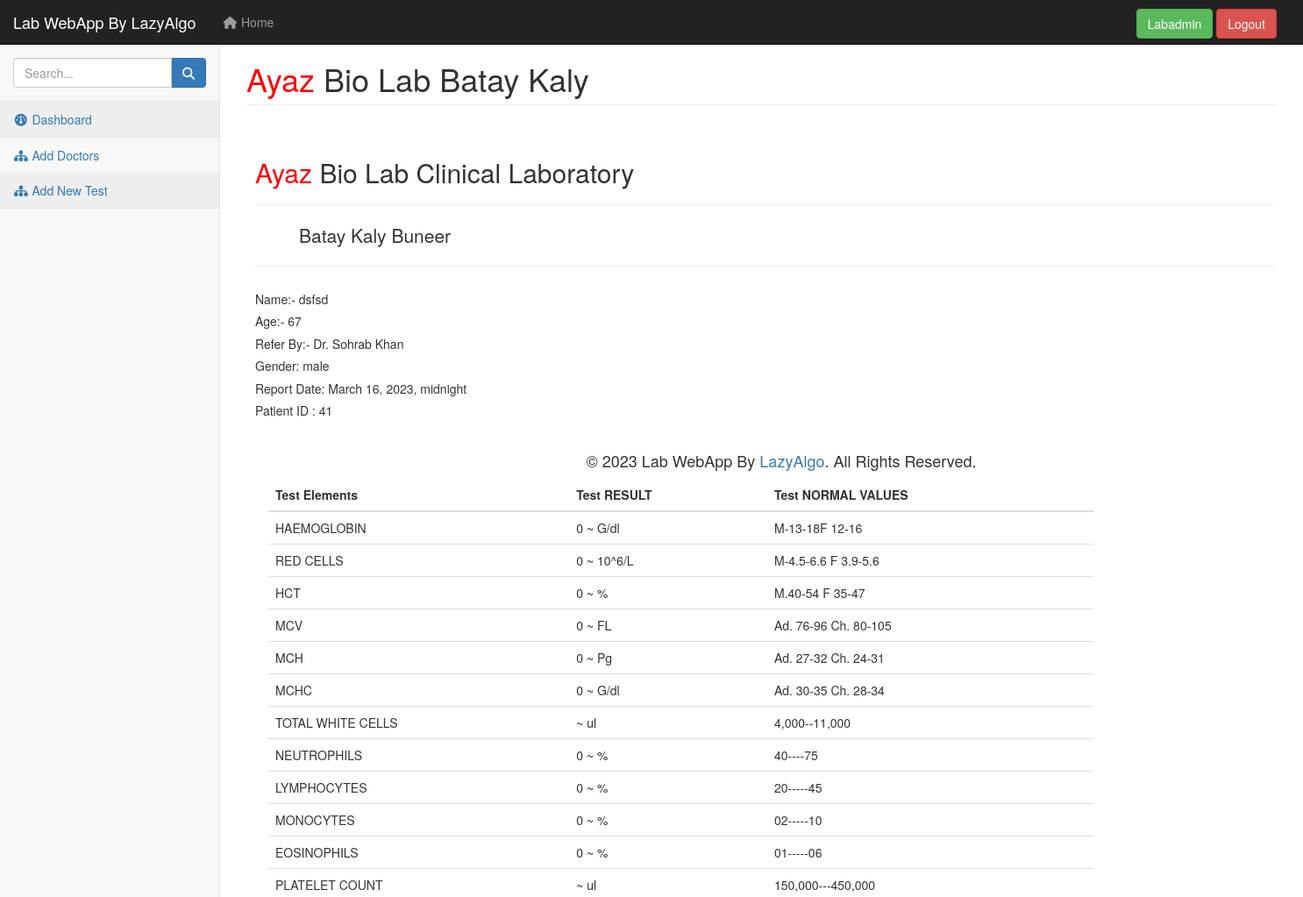
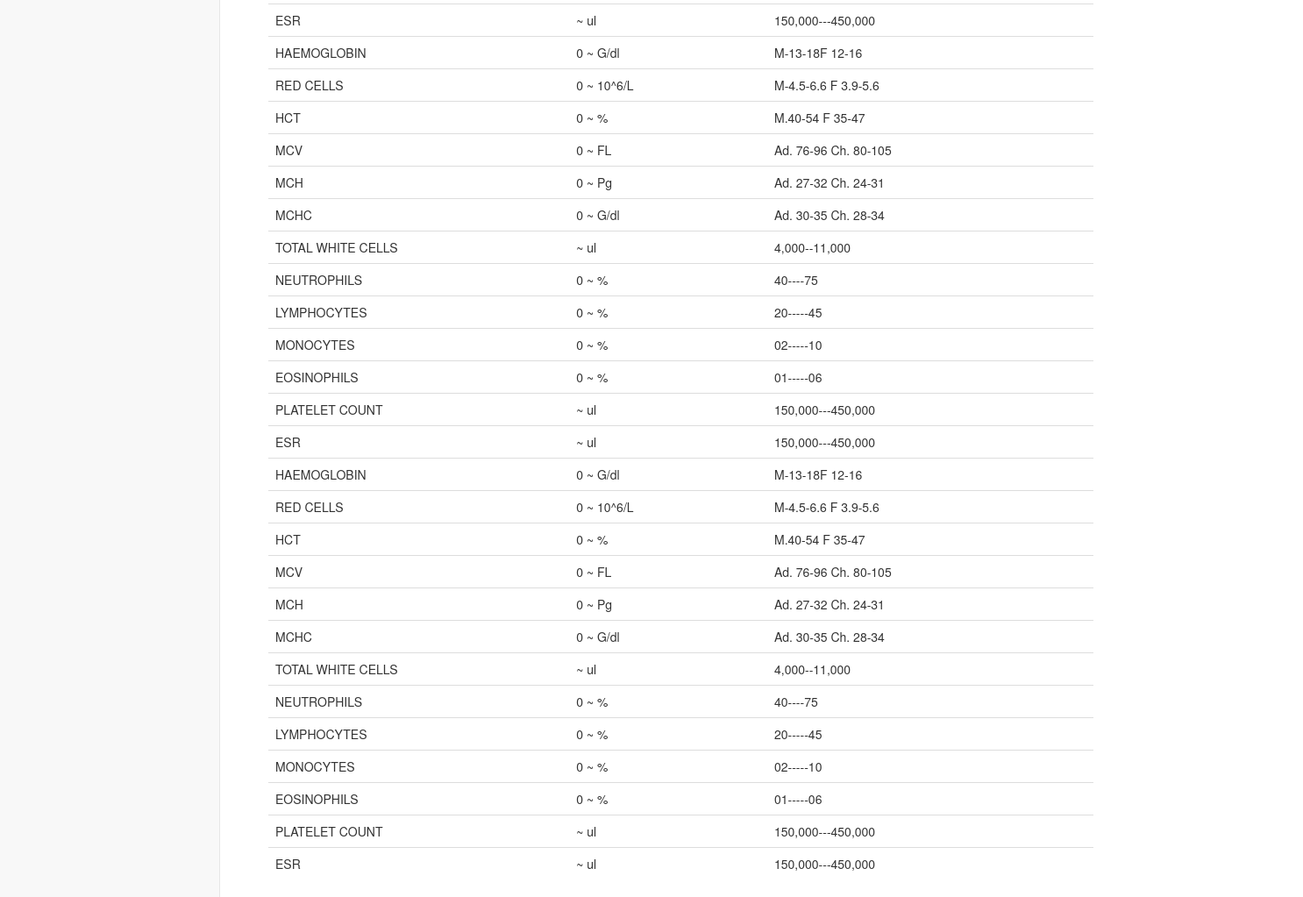
Page /Test-Result/41/ (signed in) on the committed database (2 pictures, top to bottom).
### app/models.py (models this page shows, shortened)
class Patient(models.Model):
    doctor = models.ForeignKey(Doctor, on_delete=models.DO_NOTHING)
    name = models.CharField(max_length=32)
    gender = models.CharField(choices=Patient_Gender, default="Male", max_length=10)
    age = models.IntegerField()
    report_date = models.DateTimeField(default=timezone.now)
    update_at = models.DateTimeField(auto_now=True)
    address = models.CharField(max_length=100)

class Doctor(models.Model):
    name = models.CharField(max_length=32)
    address = models.CharField( blank=True ,max_length=50)
    phone_number = models.CharField(max_length=13,blank=True)
    created_at = models.DateTimeField(auto_now_add=True)
    updated_at = models.DateTimeField(auto_now=True)
    def __str__(self):
        return self.name

class CBCTest(models.Model):
    patient = models.ForeignKey(Patient, related_name='cbc_tests', on_delete=models.CASCADE)
    Haemoglobin1 = models.CharField(max_length=20, blank=True)
    Total_RBC = models.CharField(max_length=20, blank=True)
    HCT = models.CharField(max_length=20, blank=True)
    MCV = models.CharField(max_length=20, blank=True)
    MCH = models.CharField(max_length=20, blank=True)
    MCHC = models.CharField(max_length=20, blank=True)
    Total_WBC = models.CharField(max_length=20, blank=True)
    Neutrophils = models.CharField(max_length=20, blank=True)
    Lymphocytes = models.CharField(max_length=20, blank=True)
    Monocytes = models.CharField(max_length=20, blank=True)
    Eosonophils = models.CharField(max_length=20, blank=True)
    Platelet = models.CharField(max_length=20, blank=True)
    Basophils = models.CharField(max_length=20, blank=True)
    ESR = models.CharField(max_length=20, blank=True)

### app/views.py (the view)
# urls.py: path('Test-Result/<int:pk>/', views.testresult, name='result'),
@login_required
def testresult(request, pk):
    patient = Patient.objects.get(pk=pk)
    cbc_tests = patient.cbc_tests.all()
    biochemistry_tests = patient.bio_chemistry_tests.all()
    stoolre_tests = patient.stoolre_tests.all()
    urine_tests = patient.urine_tests.all()
    serology_tests = patient.serology_tests.all()
    semen_tests = patient.semen_tests.all()
    crp_tests = patient.crp_tests.all()
    thyroid_tests = patient.thyroid_tests.all()
    kedney_function_tests = patient.kedney_function_tests.all()
    liver_function_tests = patient.liver_function_tests.all()
    glucose_bf_tests = patient.glucose_bf_tests.all()
    return render(request, 'app/generate_result.html',
                  {'patient': patient, 'cbc_tests': cbc_tests,
                    'biochemistry_tests': biochemistry_tests, 'stoolre_tests': stoolre_tests,
                        'urine_tests':urine_tests,'serology_tests':serology_tests,'semen_tests':semen_tests,
                            'crp_tests':crp_tests, 'thyroid_tests':thyroid_tests, 'kedney_function_tests':kedney_function_tests,
                                'liver_function_tests':liver_function_tests, 'glucose_bf_tests':glucose_bf_tests,})

### app/templates/app/generate_result.html (shortened to what this page needs)
{% extends 'app/base.html' %}
{% load static %}
{% block content %}
<div style="background-color: white; margin-left: 1rem;" class="container-fluid pt-4">
    <div class="row">
        <div class="col-4">
        </div>
        <div class="col-8 mt-3">
            <h2><span class="opacity-50" style="color:red;" > Ayaz </span>Bio Lab Clinical Laboratory</h2>
            <hr>
            <h4 style="margin-left: 5rem; margin-top: 10px;" class="lead hi">Batay Kaly Buneer</h4>
            <hr>
        </div>
    </div>
    <div class="row my-2">
        <div class="col-4">
            <h5>Name:- {{patient.name}} </h5>
            {% if patient.age == None %}
            <h5>Age:- </h5>
            {% else %}
            <h5>Age:- {{patient.age}}</h5>
            {% endif %}
            <h5>Refer By:- {{patient.doctor | title }}</h5>
        </div>
        <div class="col-4">
            <h5>Gender: {{patient.gender}}</h5>
        </div>
        <div class="col-4">
            <h5>Report Date: {{patient.report_date}}</h5>
            <h5>Patient ID : {{patient.id}}</h5>
        </div>
    </div>
    {% if cbc_tests or biochemistry_tests or stoolre_tests or urine_tests or semen_tests or crp_tests or thyroid_tests or kedney_function_tests or liver_function_tests or glucose_bf_tests %}
    <div class="row">
        <div class="col-lg-10 fs-sm-6">
            <table class="table mb-5">
                <thead class="bg-light">
                        <tr>
                            <th scope="col">Test Elements</th>
                            <th scope="col">Test RESULT</th>
                            <th scope="col">Test NORMAL VALUES</th>
                        </tr>
                    </thead>
                    <tbody>
                    {% if cbc_tests %}
                        <div class="this">
                            {% for test in cbc_tests %}
                            <tr>
                                <td>HAEMOGLOBIN</td>
                                <td class="tr">{{test.Haemoglobin1}}    ~ G/dl</td>
                                <td>M-13-18F 12-16</td>
                            </tr>
                            <tr>
                                <td>RED CELLS</td>
                                <td class="tr">{{test.Total_RBC}}    ~ 10^6/L</td>
                                <td>M-4.5-6.6 F 3.9-5.6</td>
                            </tr>
                            <tr>
                                <td>HCT</td>
                                <td class="tr">{{test.HCT}}    ~ %</td>
                                <td>M.40-54 F 35-47</td>
                            </tr>
                            <tr>
                                <td>MCV</td>
                                <td class="tr">{{test.MCV}}    ~ FL</td>
                                <td>Ad. 76-96 Ch. 80-105</td>
                            </tr>
                            <tr>
                                <td>MCH</td>
                                <td class="tr">{{test.MCH}}    ~ Pg</td>
                                <td>Ad. 27-32 Ch. 24-31</td>
                            </tr>
                            <tr>
                                <td>MCHC</td>
                                <td class="tr">{{test.MCHC}}    ~ G/dl</td>
                                <td>Ad. 30-35 Ch. 28-34</td>
                            </tr>
                            <tr>
                                <td>TOTAL WHITE CELLS</td>
                                <td class="tr">{{test.Total_WBC}}    ~ ul</td>
                                <td>4,000--11,000</td>
                            </tr>
                            <tr>
                                <td>NEUTROPHILS</td>
                                <td class="tr">{{test.Neutrophils}}    ~ %</td>
                                <td>40----75</td>
                            </tr>
                            <tr>
                                <td>LYMPHOCYTES</td>
                                <td class="tr">{{test.Lymphocytes}}    ~ %</td>
                                <td>20-----45</td>
                            </tr>
                            <tr>
                                <td>MONOCYTES</td>
                                <td class="tr">{{test.Monocytes}}    ~ %</td>
                                <td>02-----10</td>
                            </tr>
                            <tr>
                                <td>EOSINOPHILS</td>
                                <td class="tr">{{test.Eosonophils}}    ~ %</td>
                                <td>01-----06</td>
                            </tr>
                            <tr>
                                <td>PLATELET COUNT</td>
                                <td class="tr">{{test.Platelet}}    ~ ul</td>
                                <td>150,000---450,000</td>
                            </tr>
                            <tr>
                                <td>ESR</td>
                                <td class="tr">{{test.ESR}}    ~ ul</td>
                                <td>150,000---450,000</td>
                            </tr>
                            {% endfor %}
                        </div>
                    {% endif %}
    {% endif %}
    </div>
</div>
{% endblock content %}

### app/templates/app/base.html (shortened to what this page needs)
{% load static %}
<!DOCTYPE html>
<html lang="en">
<head>
    <link href="{% static 'app/css/bootstrap.min.css' %}" rel="stylesheet">
    <link href="{% static 'app/css/metisMenu.min.css' %}" rel="stylesheet">
    <link href="{% static 'app/css/timeline.css' %}" rel="stylesheet">
    <link href="{% static 'app/css/startmin.css' %}" rel="stylesheet">
    <link href="{% static 'app/css/morris.css' %}" rel="stylesheet">
    <link href="{% static 'app/css/font-awesome.min.css' %}" rel="stylesheet" type="text/css">
    <link rel="stylesheet" href="https://cdnjs.cloudflare.com/ajax/libs/font-awesome/6.3.0/css/all.min.css" />
</head>
<body>
<div id="wrapper">
    <nav class="navbar navbar-inverse navbar-fixed-top" role="navigation">
        <div class="navbar-header">
            <a class="navbar-brand" href="#">Lab WebApp By LazyAlgo</a>
        </div>
        <ul class="nav navbar-nav navbar-left navbar-top-links">
            <li><a href="{% url 'home' %}"><i class="fa fa-home fa-fw"></i> Home</a></li>
        </ul>
        <ul class="nav navbar-right navbar-top-links">
        <div style="margin-top:1rem; margin-right:3rem;">
            {% if user.is_authenticated%}
            <a class="btn btn-success" href="#">{{request.user.username | title}}</a>
            <a class="btn btn-danger" href="{% url 'logout' %}"> Logout</a>
            {%else%}
            <a class="btn btn-warning" href="{% url 'login' %}">Login</a>
            {% endif %}
        </div>
        </ul>
        <div class="navbar-default sidebar" role="navigation">
            <div class="sidebar-nav navbar-collapse">
                <ul class="nav" id="side-menu">
                    <li class="sidebar-search">
                        <div class="input-group custom-search-form">
                            <input type="text" class="form-control" placeholder="Search...">
                                <span class="input-group-btn">
                                    <button class="btn btn-primary" type="button">
                                        <i class="fa fa-search"></i>
                                    </button>
                                </span>
                        </div>
                    </li>
                    <li>
                        <a href="{% url 'home' %}" class="active"><i class="fa fa-dashboard fa-fw"></i> Dashboard</a>
                    </li>
                    <li>
                        <a href="{% url 'add_doctor' %}"><i class="fa fa-sitemap fa-fw"></i> Add Doctors</a>
                        <a href=""><i class="fa fa-sitemap fa-fw"></i> Add New Test</a>
                    </li>
                </ul>
            </div>
        </div>
    </nav>
    <div id="page-wrapper">
        <div class="container-fluid">
            <div class="row">
                <div class="col-lg-12">
                    <h1 class="page-header"><span style="color:red;">Ayaz</span> Bio Lab Batay Kaly</h1>
                </div>
            </div>
            {% block content %}
            {% endblock content %}
        </div>
    </div>
    <footer>
        <div class="container">
            <div class="row">
                <div class="col-md-12">
                    <h4 class="text-center ">
                        <br>
                        &copy; 2023 Lab WebApp By <a target="_blank" href="https://lazyalgo.com/team">LazyAlgo</a>. All Rights Reserved.
                        <br>
                    </h4>
                </div>
            </div>
        </div>
    </footer>
</div>
</body>
</html>

### app/static/app/css/startmin.css (style rules this page uses)
body { background-color: #f8f8f8; }
#wrapper { width: 100%; }
#page-wrapper { padding-top: 30px; min-height: 568px; background-color: #fff; }
@media (min-width:768px) { #page-wrapper { position: inherit; margin-left: 250px; padding: 30px 15px 0 15px; border-left: 1px solid #e7e7e7; } }
.navbar-header { float: left; }
.navbar-left { float: left; }
.navbar-right { text-align: right; }
.navbar-top-links { margin: 0; }
.navbar-top-links li { display: inline-block; }
.navbar-top-links li:last-child { margin-right: 6px; }
.navbar-top-links li a { padding: 15px; min-height: 50px; }
.navbar-top-links>li>a { color: #999; }
.sidebar .sidebar-nav.navbar-collapse { padding-right: 0; padding-left: 0; }
.sidebar .sidebar-search { padding: 15px; }
.sidebar ul li { border-bottom: 1px solid #e7e7e7; }
.sidebar ul li a.active { background-color: #eee; }
@media (min-width:768px) { .sidebar { z-index: 1; position: absolute; width: 250px; margin-top: 51px; } }

### rows in the picture
Patient: name "dsfsd", age "67", doctor "Dr. Sohrab Khan", gender "male", report_date "March 16, 2023, midnight", id "41"
CBCTest: Haemoglobin1 "0", Total_RBC "0", HCT "0", MCV "0", MCH "0", MCHC "0", Neutrophils "0", Lymphocytes "0", Monocytes "0", Eosonophils "0"
CBCTest: Haemoglobin1 "0", Total_RBC "0", HCT "0", MCV "0", MCH "0", MCHC "0", Neutrophils "0", Lymphocytes "0", Monocytes "0", Eosonophils "0"
CBCTest: Haemoglobin1 "0", Total_RBC "0", HCT "0", MCV "0", MCH "0", MCHC "0", Neutrophils "0", Lymphocytes "0", Monocytes "0", Eosonophils "0"

### other values in the picture
{{ request.user.username | title }} "Labadmin"
